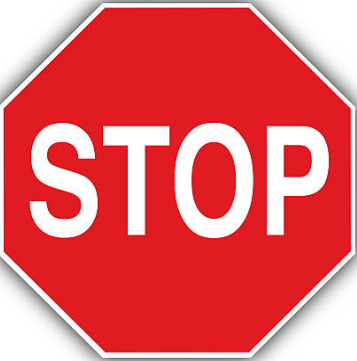
#> input picture Pres_2/img/stopsign.png, 357 x 361 px
$ jupyter execute --allow-errors main_traffic-signs-dennis.ipynb
#> lines starting #> are read from the running program, lines starting #| are printed output that depends on the picture; after the words box and inside, x2 and y2 are one past the last pixel; in counts of white or black regions, pixels touching at a corner belong together
<a href="https://colab.research.google.com/github/uol-mediaprocessing/group-projects-traffic-signs/blob/master/main_traffic-signs-dennis.ipynb" target="_parent"></a>

#  Assisting children while biking

### Gruppe 7: Maximilian Hörnis, Florian Schwarm, Dennis Rupprecht

## Motivation
- Children are active participants in road traffic
- Traffic signs might not be obvious to them
- Handheld technology device (smartphones etc.) usage is prevalent among children

## Idea

Recognize and classify traffic signs automatically and display them in
an easy to understand assistive technology for children, without distracting them.

## Tasks

- Recognizing and classifiying traffic signs
- Interpretation of images in a way that is
    - a) sufficiently comprehensible for children and
    - b) not distracting.

## Possible Extensions

- Detection of intersections without relying on traffic signs
- Detection of traffic lights and their current position (red, green, yellow)
- Applying the traffic sign classifier to live video (or recordings)
- Integrating the system into a mobile application

## Possible Issues

- Recognizing dirty or occluded signs

- Determining which street a sign refers to and how long it is valid
- Reliable detection of intersections

[cell 1]
# Import some libs
import matplotlib
import cv2
import matplotlib.pyplot as plt
import numpy as np

[cell 2]
# Show a image
img = cv2.imread('img/stopsign.png')
#> img is the input picture: shape (361, 357, 3); mean B, G, R 105.4, 101, 228.9
img = cv2.cvtColor(img, cv2.COLOR_BGR2RGB)
fig = plt.figure()
plt.axis("off")
plt.imshow(img)

[cell 3]
# Show a image with transparence
img2 = cv2.imread('img/stopsign2.png', cv2.IMREAD_UNCHANGED)
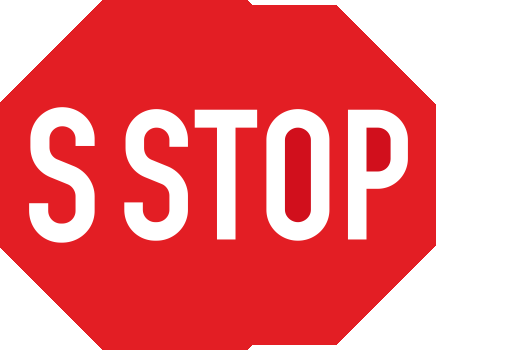
#> input picture Pres_2/img/stopsign2.png, 530 x 350 px
#> img2 is the input picture: shape (350, 530, 4); mean B, G, R, A 126.9, 123.3, 238.3, 131
# After the next step, the image is not as before.
img2 = cv2.cvtColor(img2, cv2.COLOR_BGR2RGB)
#> img2: shape (350, 530, 3)
plt.axis("off")
plt.imshow(img2)

[cell 4]
# Define the colors. We are looking for the colors between [224, 27, 34](color img) and [227, 30, 36](color img2)
lower = np.array([224, 27, 34], dtype = "uint8")
upper = np.array([227, 30, 36], dtype = "uint8")
# inRange now looking in the picture between the both colors
mask = cv2.inRange(img, lower, upper)
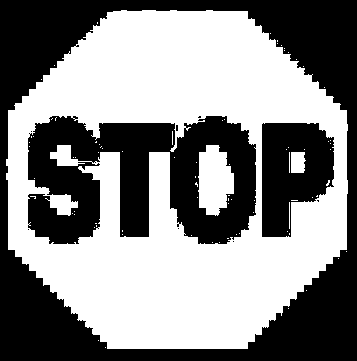
#> mask: shape (361, 357); 53.5% white; 10 black regions (7 under 20 px), largest, box (x1, y1, x2, y2) and area: (0, 0, 357, 361) 35232, (28, 116, 256, 244) 18692, (262, 123, 334, 237) 5948
plt.axis("off")
plt.imshow(mask)

[cell 5]
# bitwise_and show only the selected origin colors. Other colors are black
output = cv2.bitwise_and(img, img, mask = mask)
plt.axis("off")
plt.imshow(output)

[cell 6]
# the same with img2
mask2 = cv2.inRange(img2, lower, upper)
#> mask2: shape (350, 530); 55.9% white; 8 black regions, largest, box (x1, y1, x2, y2) and area: (248, 0, 530, 350) 44660, (266, 109, 330, 241) 7644, (347, 109, 408, 240) 5527
plt.axis("off")
plt.imshow(mask2)

[cell 7]
# bitwise_and show only the selected origin colors. Other colors are black
output2 = cv2.bitwise_and(img2, img2, mask = mask2)
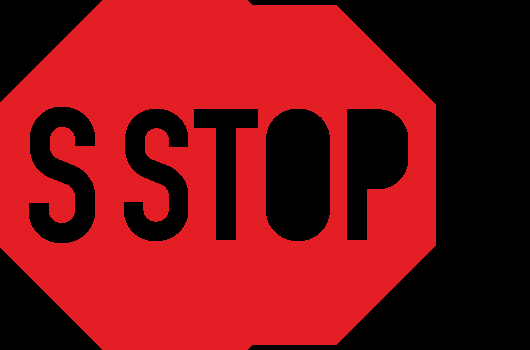
#> output2: shape (350, 530, 3); mean R, G, B 127, 16.8, 20.1
plt.axis("off")
plt.imshow(output2)

[cell 8]
lower2 = np.array([200, 15, 28], dtype = "uint8")
upper2 = np.array([227, 30, 36], dtype = "uint8")
mask = cv2.inRange(img, lower2, upper2)
#> mask: shape (361, 357); 56.8% white; 41 black regions (38 under 20 px), largest, box (x1, y1, x2, y2) and area: (0, 0, 357, 361) 33642, (28, 116, 256, 244) 16458, (262, 123, 333, 237) 5435
output = cv2.bitwise_and(img, img, mask = mask)
plt.axis("off")
plt.imshow(output)

[cell 9]
mask2 = cv2.inRange(img2, lower2, upper2)
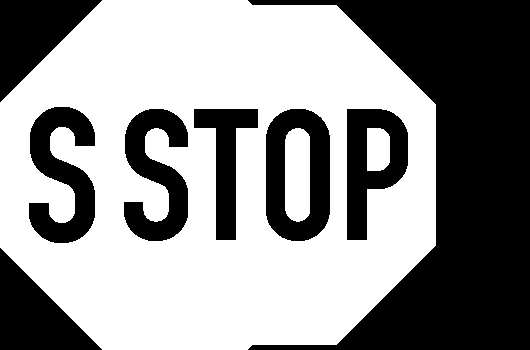
#> mask2: shape (350, 530); 57.6% white; 8 black regions, largest, box (x1, y1, x2, y2) and area: (248, 0, 530, 350) 44660, (266, 109, 330, 241) 5441, (0, 0, 102, 102) 5253
output2 = cv2.bitwise_and(img2, img2, mask = mask2)
plt.axis("off")
plt.imshow(output2)

[cell 10]
lower3 = np.array([200, 15, 28], dtype = "uint8")
upper3 = np.array([227, 50, 65], dtype = "uint8")
mask = cv2.inRange(img, lower3, upper3)
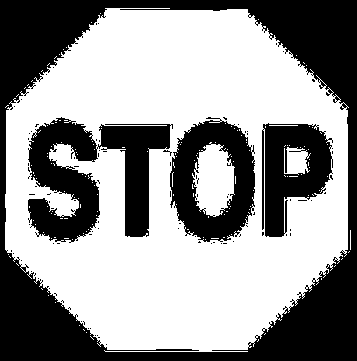
#> mask: shape (361, 357); 58.6% white; 95 black regions (91 under 20 px), largest, box (x1, y1, x2, y2) and area: (0, 0, 357, 361) 32796, (28, 117, 173, 243) 9416, (170, 117, 255, 242) 5981, (262, 123, 333, 237) 4970
output = cv2.bitwise_and(img, img, mask = mask)
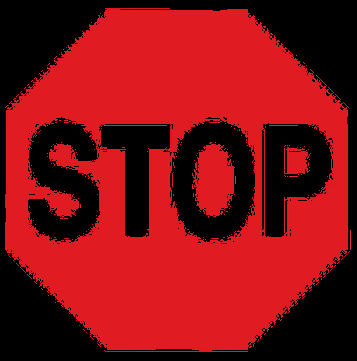
#> output: shape (361, 357, 3); mean R, G, B 131, 15.9, 20
plt.axis("off")
plt.imshow(output)

[cell 11]
sel_img = cv2.imread('img/selBild_1.jpg', cv2.IMREAD_UNCHANGED)
#> (the rest of this cell did not finish here and is left out)

#> (a cell that did not finish here is left out)

[cell 13]
lower4 = np.array([78, 0, 0], dtype = "uint8")
upper4 = np.array([255, 50, 65], dtype = "uint8")
#> (the rest of this cell did not finish here and is left out)

[cell 14]
sel_img_2 = cv2.imread('img/selBild_3.jpg', cv2.IMREAD_UNCHANGED)
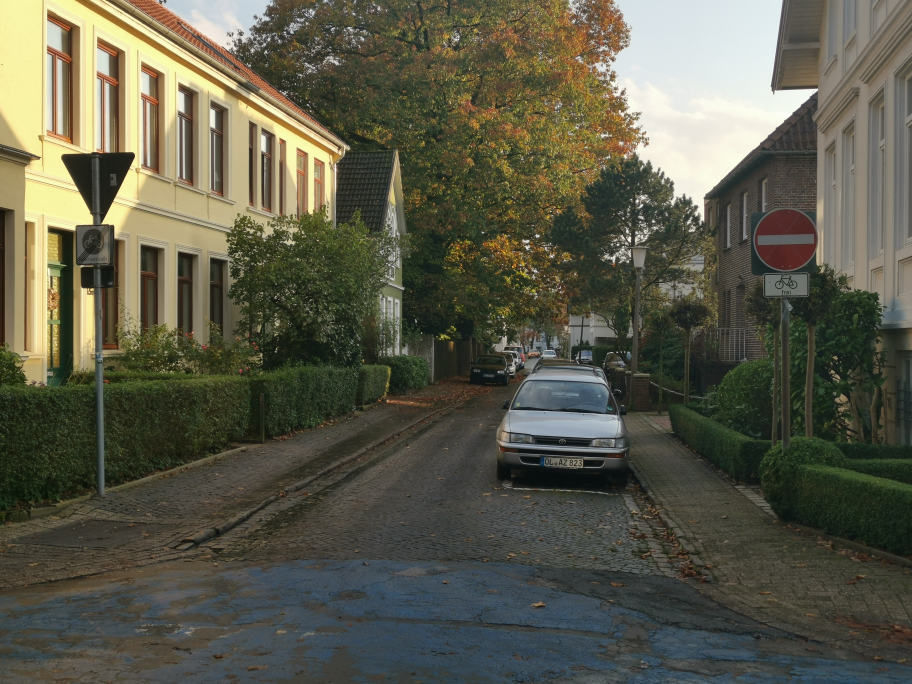
#> input picture Pres_2/img/SelBild_3.jpg, 3648 x 2736 px, found by its file name (shown at 1/4 size)
#> sel_img_2 is the input picture: shape (2736, 3648, 3); mean B, G, R 74.2, 90.4, 91.1
sel_img_2 = cv2.cvtColor(sel_img_2, cv2.COLOR_BGR2RGB)
plt.axis("off")
plt.imshow(sel_img_2)

[cell 15]
mask5 = cv2.inRange(sel_img_2, lower4, upper4)
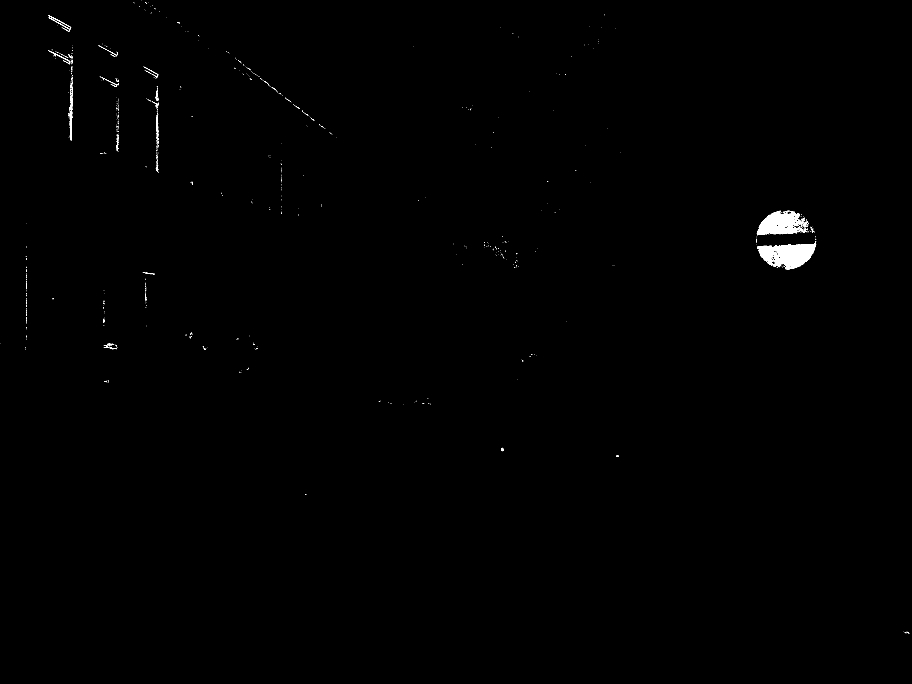
#> mask5: shape (2736, 3648) (shown at 1/4 size); 0.32% white; 942 white regions (887 under 20 px), largest, box (x1, y1, x2, y2) and area: (3030, 964, 3265, 1078) 14904, (3027, 842, 3210, 940) 10421, (281, 440, 287, 562) 539
output5 = cv2.bitwise_and(sel_img_2, sel_img_2, mask = mask5)
plt.axis("off")
plt.imshow(output5)

### Zusammenfassung
- Farberkennung ist möglich
- Muster müssen aus diesen Farben nun überprüft werden
- leichte Störungen sind in einzelnenBildern zu sehen
- Maximum und Minimum müssen genau ausgearbeitet werden
    - Möglich mit verschiedenen Maximum und Minimumwerten
- Problem: Licht

[cell 16]
mask = cv2.inRange(img, lower4, upper4)
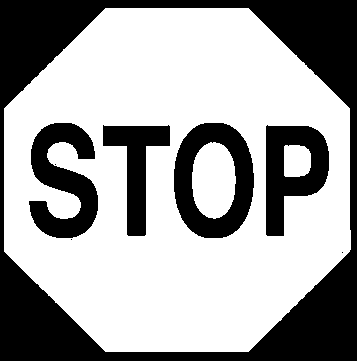
#> mask: shape (361, 357); 63.8% white; 8 black regions (3 under 20 px), largest, box (x1, y1, x2, y2) and area: (0, 0, 357, 361) 30268, (174, 123, 254, 238) 4854, (29, 123, 98, 238) 4516, (266, 125, 329, 236) 4025, (103, 125, 170, 236) 3050
output = cv2.bitwise_and(img, img, mask = mask)
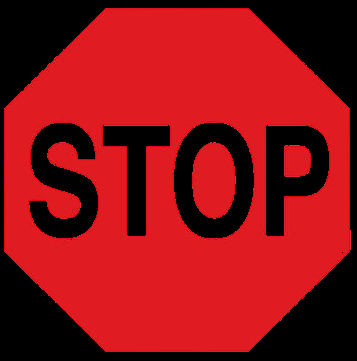
#> output: shape (361, 357, 3); mean R, G, B 142.7, 17, 21.4
plt.axis("off")
plt.imshow(output)
